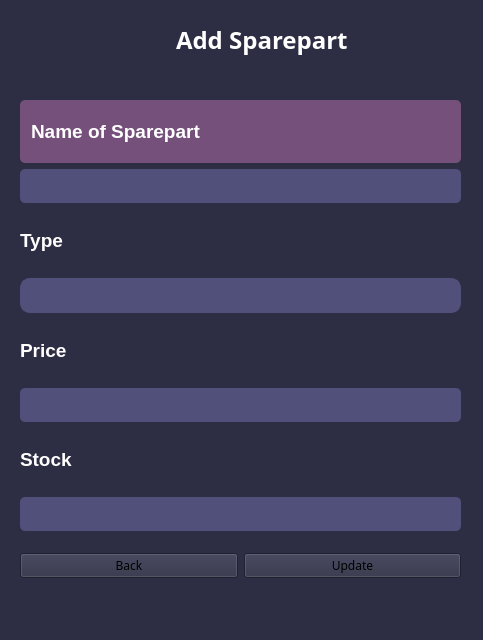
<?xml version="1.0" encoding="UTF-8"?>
<ui version="4.0">
 <class>MainWindow</class>
 <widget class="QMainWindow" name="MainWindow">
  <property name="geometry">
   <rect>
    <x>0</x>
    <y>0</y>
    <width>483</width>
    <height>640</height>
   </rect>
  </property>
  <property name="windowTitle">
   <string>MainWindow</string>
  </property>
  <property name="styleSheet">
   <string notr="true">background-color: #2D2E43;</string>
  </property>
  <widget class="QWidget" name="centralwidget">
   <widget class="QWidget" name="horizontalLayoutWidget">
    <property name="geometry">
     <rect>
      <x>20</x>
      <y>0</y>
      <width>441</width>
      <height>80</height>
     </rect>
    </property>
    <layout class="QHBoxLayout" name="horizontalLayout">
     <item>
      <widget class="QLabel" name="logo">
       <property name="maximumSize">
        <size>
         <width>150</width>
         <height>16777215</height>
        </size>
       </property>
       <property name="text">
        <string/>
       </property>
      </widget>
     </item>
     <item>
      <widget class="QLabel" name="label_title">
       <property name="font">
        <font>
         <family>Roboto Slab</family>
         <weight>75</weight>
         <bold>true</bold>
        </font>
       </property>
       <property name="styleSheet">
        <string notr="true"/>
       </property>
       <property name="text">
        <string>&lt;html&gt;&lt;head/&gt;&lt;body&gt;&lt;p&gt;&lt;span style=&quot; font-size:18pt; color:#ffffff;&quot;&gt;Add Sparepart&lt;/span&gt;&lt;/p&gt;&lt;/body&gt;&lt;/html&gt;</string>
       </property>
      </widget>
     </item>
    </layout>
   </widget>
   <widget class="QWidget" name="verticalLayoutWidget">
    <property name="geometry">
     <rect>
      <x>20</x>
      <y>100</y>
      <width>441</width>
      <height>431</height>
     </rect>
    </property>
    <layout class="QVBoxLayout" name="verticalLayout">
     <item>
      <widget class="QLabel" name="label">
       <property name="styleSheet">
        <string notr="true">background-color: rgb(117, 80, 123);
font-size: 14px;
padding: 8px;
border-radius: 5px</string>
       </property>
       <property name="text">
        <string>&lt;html&gt;&lt;head/&gt;&lt;body&gt;&lt;p&gt;&lt;span style=&quot; font-size:14pt; font-weight:600; color:#ffffff;&quot;&gt;Name of Sparepart&lt;/span&gt;&lt;/p&gt;&lt;/body&gt;&lt;/html&gt;</string>
       </property>
      </widget>
     </item>
     <item>
      <widget class="QLineEdit" name="name_input">
       <property name="styleSheet">
        <string notr="true">color: rgb(0, 0, 0); 
background-color: rgb(80, 80, 122); 
font-size: 14px;
padding: 8px;
border-radius: 5px</string>
       </property>
      </widget>
     </item>
     <item>
      <widget class="QLabel" name="label_4">
       <property name="styleSheet">
        <string notr="true"/>
       </property>
       <property name="text">
        <string>&lt;html&gt;&lt;head/&gt;&lt;body&gt;&lt;p&gt;&lt;span style=&quot; font-size:14pt; font-weight:600; color:#ffffff;&quot;&gt;Type&lt;/span&gt;&lt;/p&gt;&lt;/body&gt;&lt;/html&gt;</string>
       </property>
      </widget>
     </item>
     <item>
      <widget class="QComboBox" name="Combobox">
       <property name="styleSheet">
        <string notr="true">QComboBox {
    background-color: rgb(80, 80, 122); 
    border: 2px solid rgb(80, 80, 122);
    border-radius: 10px;
    padding: 5px 7px;
    font-size: 16px;
    min-width: 150px;
    color: #ffffff;  /* Text color */
    selection-background-color: #aabade;
}

QComboBox::drop-down {
    background-color: rgb(80, 80, 122); 
    border: none;
    width: 30px;
    border-top-right-radius: 10px;
    border-bottom-right-radius: 10px;
}

QComboBox::down-arrow {
    image: url(down_arrow.png);
    width: 15px;
    height: 15px;
}

QComboBox QAbstractItemView {
    border: 1px solid #ccc;
    border-radius: 5px;
    background-color: #2D2E43;  /* Item view background color */
    selection-background-color: #aabade;
    selection-color: #ffffff;  /* Item view text color */
    min-width: 150px;
    font-size: 16px;
}</string>
       </property>
      </widget>
     </item>
     <item>
      <widget class="QLabel" name="label_2">
       <property name="text">
        <string>&lt;html&gt;&lt;head/&gt;&lt;body&gt;&lt;p&gt;&lt;span style=&quot; font-size:14pt; font-weight:600; color:#ffffff;&quot;&gt;Price&lt;/span&gt;&lt;/p&gt;&lt;/body&gt;&lt;/html&gt;</string>
       </property>
      </widget>
     </item>
     <item>
      <widget class="QLineEdit" name="price_input">
       <property name="styleSheet">
        <string notr="true">color: rgb(0, 0, 0); 
background-color: rgb(80, 80, 122); 
font-size: 14px;
padding: 8px;
border-radius: 5px</string>
       </property>
      </widget>
     </item>
     <item>
      <widget class="QLabel" name="label_3">
       <property name="text">
        <string>&lt;html&gt;&lt;head/&gt;&lt;body&gt;&lt;p&gt;&lt;span style=&quot; font-size:14pt; font-weight:600; color:#ffffff;&quot;&gt;Stock&lt;/span&gt;&lt;/p&gt;&lt;/body&gt;&lt;/html&gt;</string>
       </property>
      </widget>
     </item>
     <item>
      <widget class="QLineEdit" name="stock_input">
       <property name="styleSheet">
        <string notr="true">color: rgb(0, 0, 0); 
background-color: rgb(80, 80, 122); 
font-size: 14px;
padding: 8px;
border-radius: 5px</string>
       </property>
      </widget>
     </item>
    </layout>
   </widget>
   <widget class="QWidget" name="horizontalLayoutWidget_3">
    <property name="geometry">
     <rect>
      <x>20</x>
      <y>540</y>
      <width>441</width>
      <height>51</height>
     </rect>
    </property>
    <layout class="QHBoxLayout" name="horizontalLayout_3">
     <item>
      <widget class="QPushButton" name="push_back">
       <property name="font">
        <font>
         <family>Roboto Slab</family>
         <pointsize>9</pointsize>
         <weight>50</weight>
         <bold>false</bold>
        </font>
       </property>
       <property name="styleSheet">
        <string notr="true">/* PUSH BUTTON */
QPushButton {
    background-color: rgb(80, 80, 122);
    color: white;
    border: none;
    border-radius: 7px;
    padding: 10px 20px;
}

QPushButton:hover {
	background-color: rgb(245, 154, 182);
}

QPushButton:pressed {
    background-color: rgb(109, 68, 81);
}

color: rgb(255, 255, 255);</string>
       </property>
       <property name="text">
        <string>Back</string>
       </property>
      </widget>
     </item>
     <item>
      <widget class="QPushButton" name="push_update">
       <property name="font">
        <font>
         <family>Roboto Slab</family>
         <pointsize>9</pointsize>
         <weight>50</weight>
         <bold>false</bold>
        </font>
       </property>
       <property name="styleSheet">
        <string notr="true">/* PUSH BUTTON */
QPushButton {
    background-color: rgb(80, 80, 122);
    color: white;
    border: none;
    border-radius: 7px;
    padding: 10px 20px;
}

QPushButton:hover {
	background-color: rgb(245, 154, 182);
}

QPushButton:pressed {
    background-color: rgb(109, 68, 81);
}

color: rgb(255, 255, 255);</string>
       </property>
       <property name="text">
        <string>Update</string>
       </property>
      </widget>
     </item>
    </layout>
   </widget>
  </widget>
  <widget class="QMenuBar" name="menubar">
   <property name="geometry">
    <rect>
     <x>0</x>
     <y>0</y>
     <width>483</width>
     <height>22</height>
    </rect>
   </property>
  </widget>
  <widget class="QStatusBar" name="statusbar"/>
 </widget>
 <resources/>
 <connections/>
</ui>
